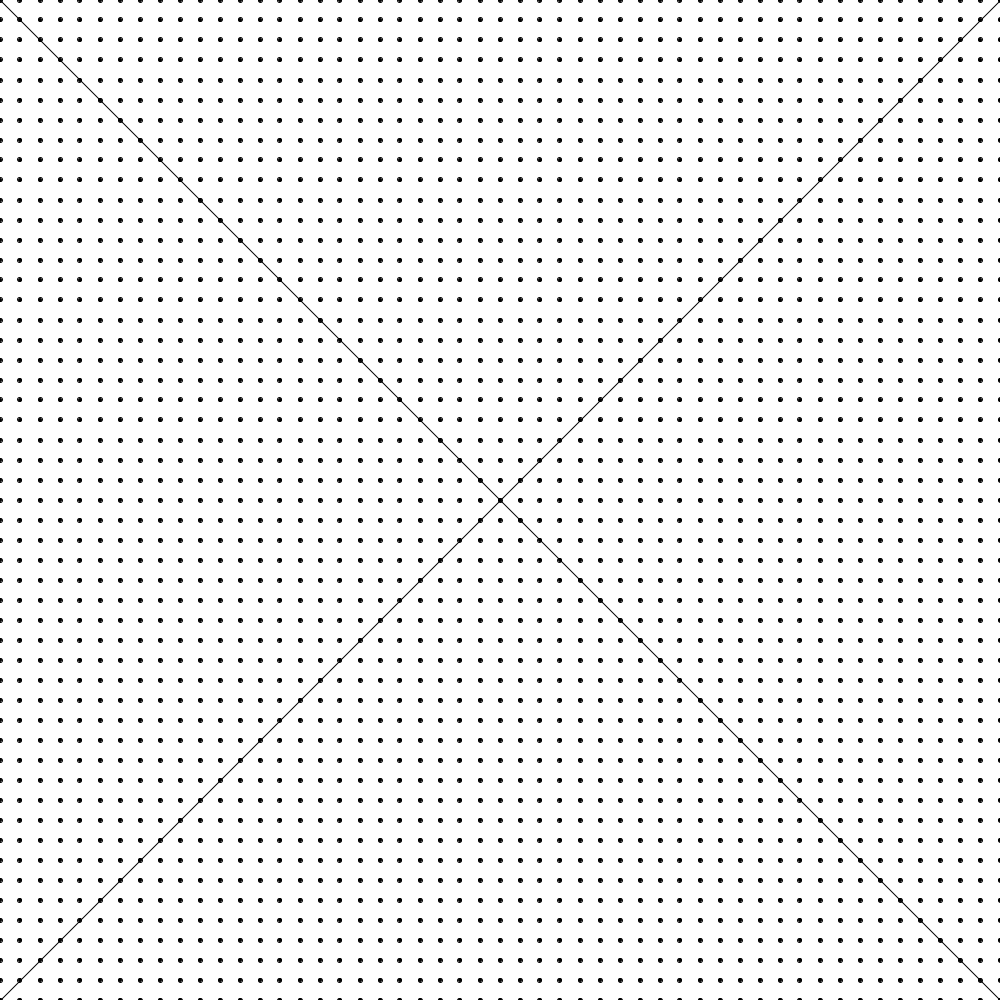
Frame 1 (no input)
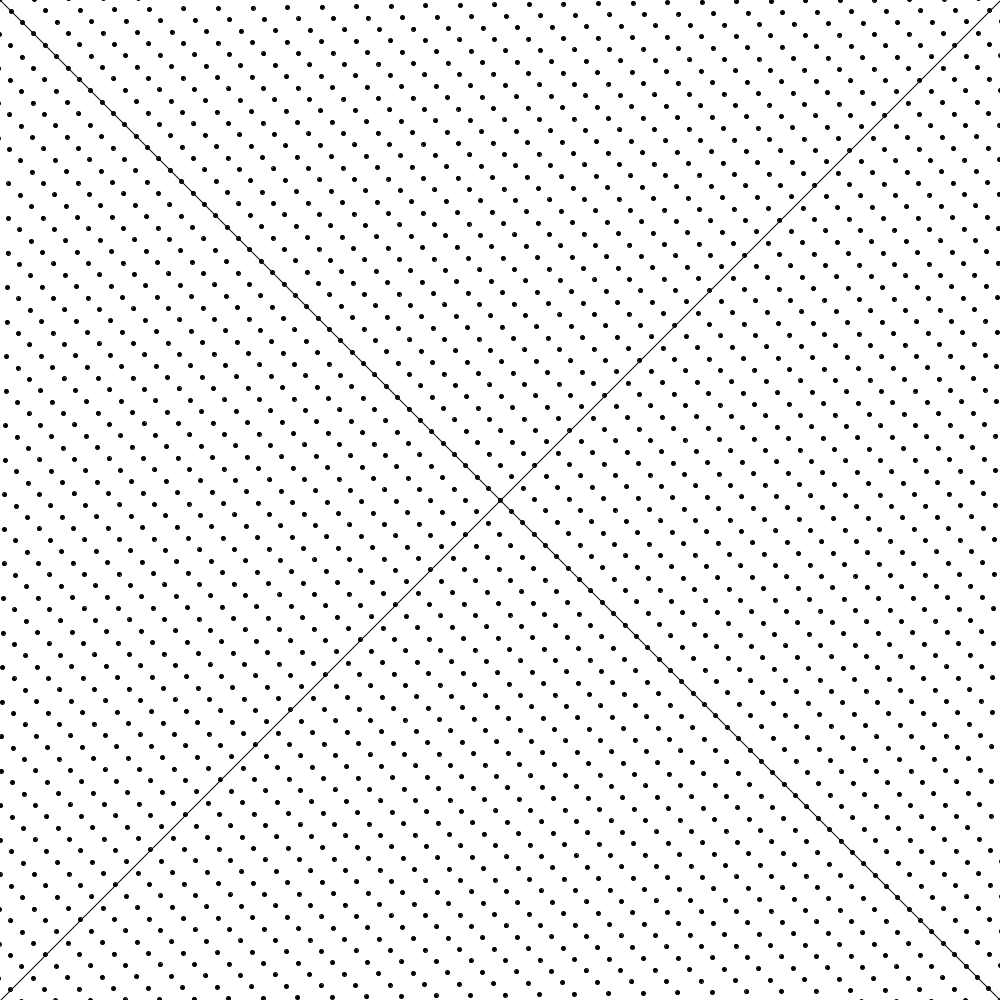
Frame 60 (the mouse pressed at the canvas centre just before this capture)
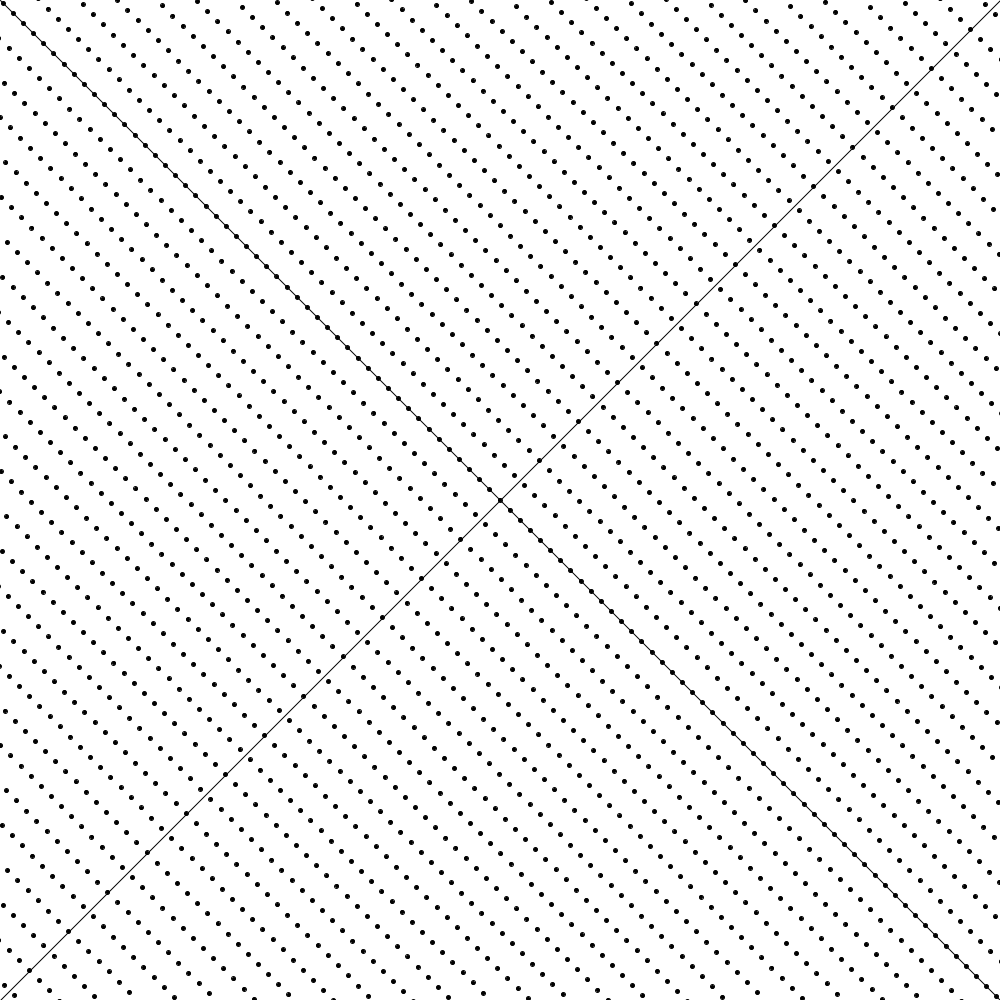
Frame 120 (the mouse held since frame 60 and released just before this capture)

The Processing sketch that drew these frames (run headless with seeded random() and noise(); from frame 60 on, the mouse is pressed at the canvas centre):

// Processing sketch: lorentz
// ── lorentz.pde
//some constants
float pi = 3.141592653589793238462643383;
CXN i = new CXN(0,1);
int t = 0;


float range = 1; //the edges of the graph will be range, irange, -range, -irange
int N = 100; //there will be N points distributed evenly through range; should be even for symmetry
float scale = 0.33;//fiddle with this to get the lengths in atan sweet spot

ArrayList<DUST> dust = new ArrayList<DUST>();

void setup() {
  ellipseMode(CENTER);
  size(1000,1000);
  background(255);
  fill(0);
  
  for (int j = 0; j < N; j++) {
    for (int k = 0; k < N; k++) {
     float n = j*4*range/(N)-2*range;
     float m = k*4*range/(N)-2*range;
     dust.add(new DUST(new CXN(n,m))); //Initializes all of the domain points
    } 
  }
}  


void draw(){
  background(255);
  line(0,0,1000,1000);
  line(0,1000,1000,0);
  
 
  
 for (int q = 0; q < dust.size(); q++) {
    dust.get(q).show();
    CXN P = dust.get(q).pos();
    CXN D = new CXN(0,1.1*cos(2*pi*t/400));
    dust.get(q).flow(mul(D,nbar(P)));
 }
 t++;
}
  
CXN npole(CXN A,int n){
  CXN V = new CXN(1,0);
  if(A.re()==0 && A.im()==0){
    return new CXN(0,0);
  }
  else{
    for(int k=0; k<n; k++){
      V = mul(V,A);
    }
  }
  return inv(V);
}

// ── CXN.pde
class CXN {
  float x;
  float y;
  
  CXN(float tempx, float tempy) {
    x = tempx;
    y = tempy;
  
   }
   
  void sc(float s){
     x = x*s;
     y = y*s;
   }
   
    float re() {
      return x;
    }
   
   float im() {
     return y;
   }
   
   float ma() {
     return sqrt(x*x+y*y);
   }
      
    }


CXN neg(CXN A){
 return new CXN(-A.re(),-A.im()); 
}

CXN mul(CXN A, CXN B){
  float tempx = A.re()*B.re()-A.im()*B.im();
  float tempy = A.re()*B.im()+A.im()*B.re();
  return new CXN(tempx,tempy);
}

CXN inv(CXN A){
  float tempx = A.re()/(A.re()*A.re()+A.im()*A.im());
  float tempy = -A.im()/(A.re()*A.re()+A.im()*A.im());
  return new CXN(tempx,tempy);
}

CXN sum(CXN A, CXN B){
 float tempx = A.re()+B.re();
 float tempy = A.im()+B.im();
 return new CXN(tempx,tempy);
}

CXN nbar(CXN A){
  return new CXN(A.re(),-A.im());
}

// ── DUST.pde
class DUST{
  CXN pos;
  
  DUST(CXN tpos){
    pos = tpos;
  }
  
  void flow(CXN dp){
    dp.sc(0.01);
    pos = sum(pos,dp);
  }
  
  CXN pos(){
    return pos;
  }
  
  void show(){
    float px = 500 + pos.re()*500/range;
    float py = 500 - pos.im()*500/range;
    ellipse(px,py,4,4);
  }
}
